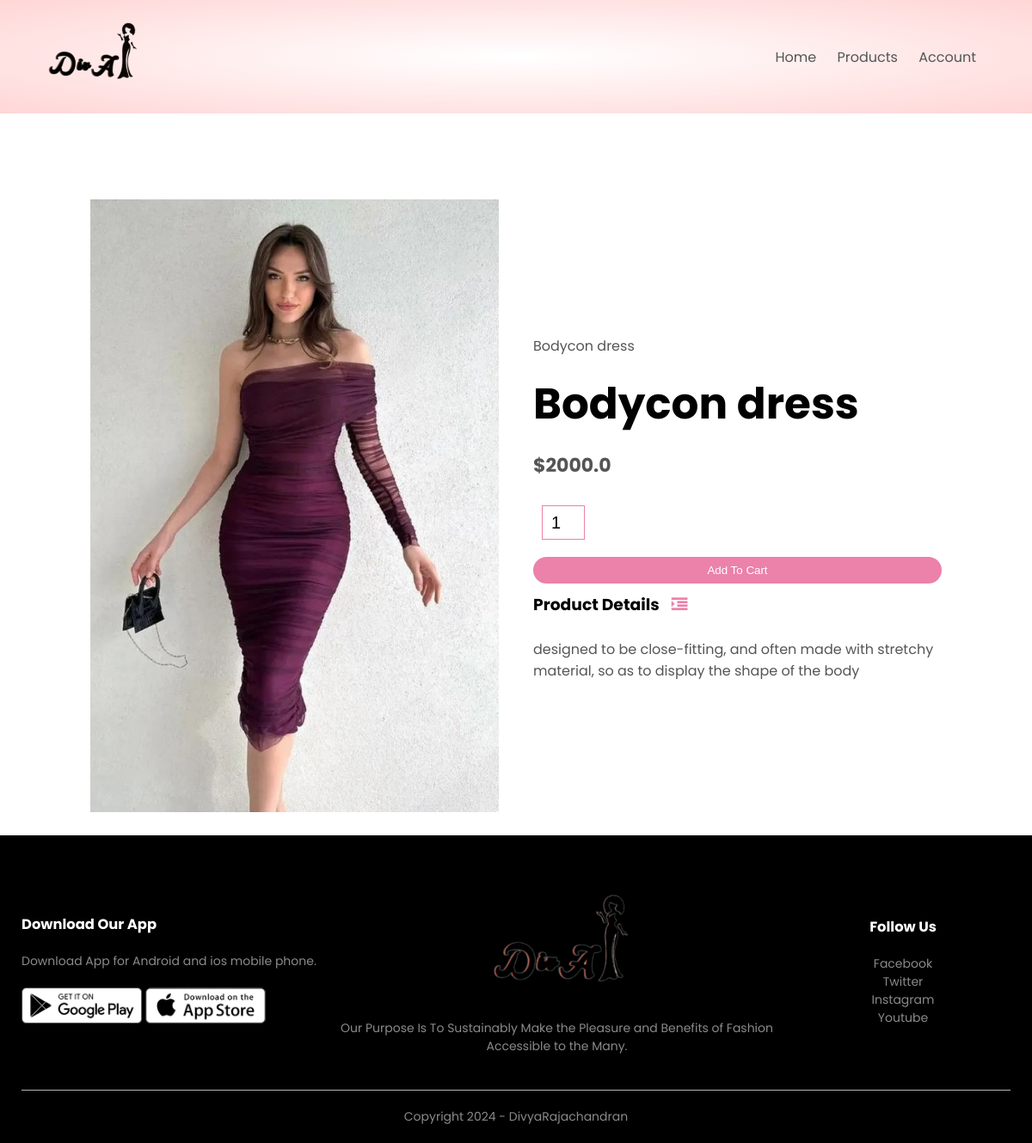
Page /product_details/20 on the committed database.
### products/models.py (models this page shows, shortened)
class Product(models.Model):
    LIVE=1
    DELETE=0
    DELETE_CHOICES=((LIVE,'Live'),(DELETE,'Delete'))
    title=models.CharField(max_length=200)
    price=models.FloatField()
    description=models.TextField()
    image=models.ImageField(upload_to='media/')
    priority=models.IntegerField(default=0)
    delete_status=models.IntegerField(choices=DELETE_CHOICES,default=LIVE)
    Created_at=models.DateTimeField(auto_now_add=True)
    updated_at=models.DateTimeField(auto_now=True)

### products/views.py (the view)
# urls.py: path('product_details/<pk>',views.detail_products,name='detail_product'),
def detail_products(request,pk):
    product=Product.objects.get(pk=pk)
    context={'product':product}
    return render(request,'product_detail.html',context)

### templates/product_detail.html
{% extends 'blank_layout.html'%}
{% block content %}
{% include 'product_description.html'%}
{% endblock content %}

### templates/product_description.html (shortened to what this page needs)
{% load static %}
<div class="small-container single-product">
    <div class="row">
        <div class="col-2">
            <img src="{{product.image.url }}" width="100%" id="ProductImg">
        </div>
        <div class="col-2">
            <p>{{ product.title }}</p>
            <h1>{{ product.title }}</h1>
            <h4>${{ product.price }}</h4>
            <form method="post" action="{% url 'add_to_cart' %}" enctype="multipart/form-data">
            <input type="number" name="quantity" value="1">
            <button type="submit" class="btn">Add To Cart</button>
        </form>
            <h3>Product Details <i class="fa fa-indent"></i></h3>
            <br>
            <p>{{ product.description }}</p>
        </div>
    </div>
</div>

### static/css/style.css (style rules this page uses)
* { margin: 0; padding: 0; box-sizing: border-box; }
body { font-family: 'Poppins', sans-serif; }
p { color: #555; }
.row { display: flex; align-items: center; flex-wrap: wrap; justify-content: space-around; }
.col-2 { flex-basis: 50%; min-width: 300px; }
.col-2 img { max-width: 100%; padding: 50px 0; }
.col-2 h1 { font-size: 50px; line-height: 60px; margin: 25px 0; }
.btn { display: inline-block; background: #ec81aa; color: white; padding: 8px 30px; margin: 30px 0; border-radius: 30px; transition: background 0.5s; }
.small-container { max-width: 1080px; margin: auto; padding-left: 25px; padding-right: 25px; }
h4 { color: #555; font-weight: normal; }
.single-product { margin-top: 80px; }
.single-product .col-2 img { padding: 0; }
.single-product .col-2 { padding: 20px; }
.single-product h4 { margin: 20px 0; font-size: 22px; font-weight: bold; }
.single-product input { width: 50px; height: 40px; padding-left: 10px; font-size: 20px; margin-left: 10px; border: 1px solid #ec81aa; margin-right: 10px; }
.single-product .fa { color: #ec81aa; margin-left: 10px; }
form input { width: 100%; height: 30px; margin: 10px 0; padding: 0 10px; border: 1px solid #ccc; }
form .btn { width: 100%; border: none; cursor: pointer; margin: 10px 0; }

### rows in the picture
Product: image (picture), title "Bodycon dress", price "2000.0", description "designed to be close-fitting, and often made with stretchy material, so as to display the shape of the body"
